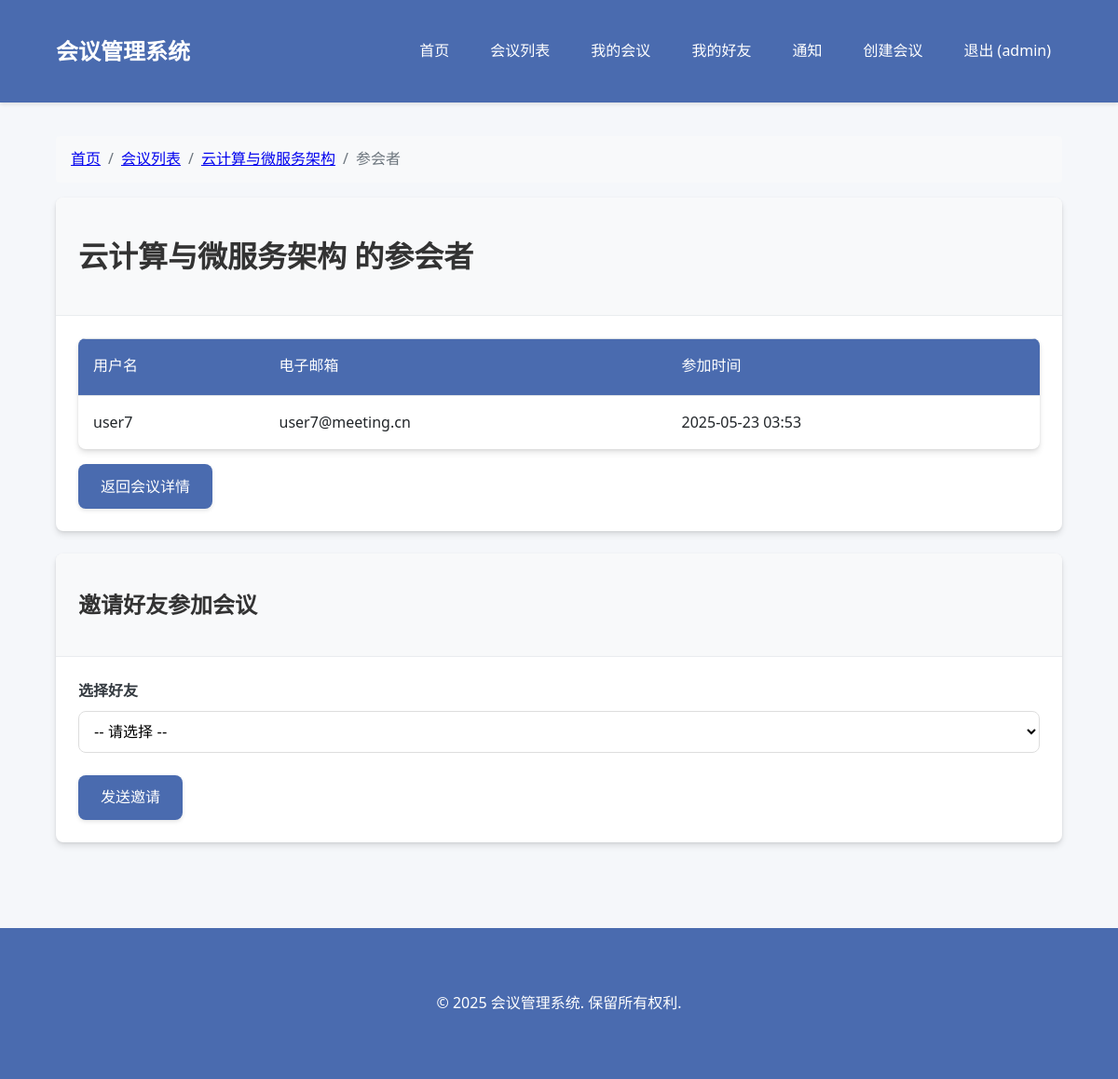
Page /api/registrations/attendees/6 (signed in) on the committed database.
### app/database.py (models this page shows)
class User(Base):
    __tablename__ = "users"  # 数据库表名
    id = Column(Integer, primary_key=True, index=True)  # 用户ID，主键
    username = Column(String, unique=True, index=True)  # 用户名，唯一
    email = Column(String, unique=True, index=True)  # 电子邮箱，唯一
    hashed_password = Column(String)  # 哈希后的密码
    is_admin = Column(Boolean, default=False)  # 是否为管理员
    created_at = Column(DateTime, default=datetime.utcnow)  # 创建时间
    conferences = relationship("Conference", back_populates="creator")  # 用户创建的会议
    registrations = relationship("Registration", back_populates="user")  # 用户参加的会议
    sent_friendships = relationship("Friendship", foreign_keys="Friendship.user_id", back_populates="user")  # 发起的好友关系
    received_friendships = relationship("Friendship", foreign_keys="Friendship.friend_id", back_populates="friend")  # 接收的好友关系
    notifications = relationship("Notification", foreign_keys="Notification.user_id", back_populates="user")  # 用户的通知

class Conference(Base):
    __tablename__ = "conferences"  # 数据库表名
    id = Column(Integer, primary_key=True, index=True)  # 会议ID，主键
    title = Column(String, index=True)  # 会议标题
    description = Column(Text)  # 会议描述
    date = Column(DateTime)  # 会议日期
    location = Column(String)  # 会议地点
    created_at = Column(DateTime, default=datetime.utcnow)  # 创建时间
    creator_id = Column(Integer, ForeignKey("users.id"))  # 创建者ID，外键
    creator = relationship("User", back_populates="conferences")  # 会议创建者
    agenda_items = relationship("AgendaItem", back_populates="conference", cascade="all, delete-orphan")  # 会议议程项
    registrations = relationship("Registration", back_populates="conference", cascade="all, delete-orphan")  # 会议参与者

class Registration(Base):
    __tablename__ = "registrations"  # 数据库表名
    id = Column(Integer, primary_key=True, index=True)  # 注册ID，主键
    user_id = Column(Integer, ForeignKey("users.id"))  # 用户ID，外键
    conference_id = Column(Integer, ForeignKey("conferences.id"))  # 会议ID，外键
    registered_at = Column(DateTime, default=datetime.utcnow)  # 注册时间
    user = relationship("User", back_populates="registrations")  # 参会用户
    conference = relationship("Conference", back_populates="registrations")  # 参加的会议

### app/routers/registrations.py (the view)
@router.get("/attendees/{conference_id}", response_class=HTMLResponse)
async def conference_attendees(
    request: Request,
    conference_id: int,
    db: Session = Depends(get_db),
):
    current_user = None
    token = request.cookies.get("access_token")
    if token and token.startswith("Bearer "):
        try:
            from app.dependencies import get_current_user
            current_user = await get_current_user(token.replace("Bearer ", ""), db)
        except:
            return RedirectResponse(url="/api/auth/login")
    else:
        return RedirectResponse(url="/api/auth/login")
    conference = conference_crud.get_conference(db, conference_id=conference_id)
    if not conference:
        raise HTTPException(status_code=404, detail="未找到会议")
    if conference.creator_id != current_user.id:
        raise HTTPException(status_code=403, detail="您无权查看此会议的参会者")
    registrations = registration_crud.get_registrations_by_conference(db, conference_id=conference_id)
    friends = friendship_crud.get_friends(db, user_id=current_user.id)
    if current_user.is_admin and not friends:
        all_users = user_crud.get_users(db)
        registered_user_ids = [reg.user_id for reg in registrations]
        available_friends = [user for user in all_users
                            if user.id != current_user.id and user.id not in registered_user_ids]
    else:
        registered_user_ids = [reg.user_id for reg in registrations]
        available_friends = [friend for friend in friends if friend.id not in registered_user_ids]
    return templates.TemplateResponse(
        "conferences/attendees.html",
        {
            "request": request,
            "conference": conference,
            "registrations": registrations,
            "current_user": current_user,
            "available_friends": available_friends,
        },
    )

### app/templates/conferences/attendees.html (shortened to what this page needs)
{% extends "base.html" %}
{% block content %}
<div class="page-transition">
    <nav aria-label="breadcrumb">
        <ol class="breadcrumb">
            <li class="breadcrumb-item"><a href="/">首页</a></li>
            <li class="breadcrumb-item"><a href="/api/conferences/">会议列表</a></li>
            <li class="breadcrumb-item"><a href="/api/conferences/{{ conference.id }}">{{ conference.title }}</a></li>
            <li class="breadcrumb-item active" aria-current="page">参会者</li>
        </ol>
    </nav>
    <div class="card mb-4">
        <div class="card-header">
            <h1>{{ conference.title }} 的参会者</h1>
        </div>
        <div class="card-body">
            {% if registrations %}
                <table class="table">
                    <thead>
                        <tr>
                            <th>用户名</th>
                            <th>电子邮箱</th>
                            <th>参加时间</th>
                        </tr>
                    </thead>
                    <tbody>
                        {% for registration in registrations %}
                            <tr>
                                <td>{{ registration.user.username }}</td>
                                <td>{{ registration.user.email }}</td>
                                <td>{{ registration.registered_at.strftime('%Y-%m-%d %H:%M') }}</td>
                            </tr>
                        {% endfor %}
                    </tbody>
                </table>
            {% else %}
                <div class="alert alert-info">暂无参会者参加此会议。</div>
            {% endif %}
            <a href="/api/conferences/{{ conference.id }}" class="btn btn-primary">返回会议详情</a>
        </div>
    </div>
    {% if available_friends %}
        <div class="card">
            <div class="card-header">
                <h2>邀请好友参加会议</h2>
            </div>
            <div class="card-body">
                <form method="post" action="/api/registrations/invite">
                    <div class="form-group">
                        <label for="friend_id">选择好友</label>
                        <select id="friend_id" name="friend_id" class="form-control" required>
                            <option value="">-- 请选择 --</option>
                        </select>
                    </div>
                    <button type="submit" class="btn btn-primary">发送邀请</button>
                </form>
            </div>
        </div>
    {% endif %}
</div>
{% endblock %}

### app/templates/base.html (shortened to what this page needs)
<!DOCTYPE html>
<html lang="zh-CN">
<head>
    <link rel="stylesheet" href="{{ url_for('static', path='/css/styles.css') }}">
</head>
<body>
    <header>
        <div class="container">
            <a href="/" class="logo">会议管理系统</a>
            <nav>
                <ul>
                    <li><a href="/">首页</a></li>
                    <li><a href="/api/conferences/">会议列表</a></li>
                    {% if current_user %}
                        <li><a href="/api/my-conferences/">我的会议</a></li>
                        <li><a href="/api/friends/">我的好友</a></li>
                        <li>
                            <a href="/api/notifications/">
                                通知
                            </a>
                        </li>
                        {% if current_user.is_admin %}
                            <li><a href="/api/conferences/create">创建会议</a></li>
                        {% endif %}
                        <li><a href="/api/auth/logout">退出 ({{ current_user.username }})</a></li>
                    {% else %}
                        <li><a href="/api/auth/login">登录</a></li>
                        <li><a href="/api/auth/register">注册账号</a></li>
                    {% endif %}
                </ul>
            </nav>
        </div>
    </header>
    <main class="container">
        {% block content %}{% endblock %}
    </main>
    <footer>
        <div class="container">
            <p>&copy; 2025 会议管理系统. 保留所有权利.</p>
        </div>
    </footer>
</body>
</html>

### app/static/css/styles.css (style rules this page uses)
:root { --primary-color: #4a6baf; --primary-hover: #3a5a9f; --secondary-color: #6c757d; --success-color: #28a745; --danger-color: #dc3545; --warning-color: #ffc107; --info-color: #17a2b8; --light-color: #f8f9fa; --dark-color: #343a40; --body-bg: #f5f7fa; --card-shadow: 0 4px 6px rgba(0, 0, 0, 0.1), 0 1px 3px rgba(0, 0, 0, 0.08); --transition-speed: 0.3s; --border-radius: 0.5rem; }
body { font-family: 'Segoe UI', Tahoma, Geneva, Verdana, sans-serif; line-height: 1.6; margin: 0; padding: 0; color: #333; background-color: var(--body-bg); transition: background-color var(--transition-speed); }
.container { width: 90%; max-width: 1200px; margin: 0 auto; padding: 20px; }
header { background-color: var(--primary-color); color: #fff; padding: 1rem 0; box-shadow: 0 2px 4px rgba(0, 0, 0, 0.1); position: sticky; top: 0; z-index: 1000; }
header .container { display: flex; justify-content: space-between; align-items: center; }
.logo { font-size: 1.5rem; font-weight: bold; text-decoration: none; color: #fff; transition: transform var(--transition-speed); }
nav ul { display: flex; list-style: none; margin: 0; padding: 0; }
nav ul li { margin-left: 20px; position: relative; }
nav ul li a { color: #fff; text-decoration: none; transition: all var(--transition-speed); padding: 0.5rem 0.75rem; border-radius: var(--border-radius); }
.form-group { margin-bottom: 1.5rem; }
label { display: block; margin-bottom: 0.5rem; font-weight: 600; color: var(--dark-color); }
input[type="text"], input[type="email"], input[type="password"], input[type="datetime-local"], textarea, select { width: 100%; padding: 0.75rem; border: 1px solid #ddd; border-radius: var(--border-radius); font-size: 1rem; transition: border-color var(--transition-speed), box-shadow var(--transition-speed); background-color: #fff; }
.btn { display: inline-block; font-weight: 500; text-align: center; white-space: nowrap; vertical-align: middle; user-select: none; border: none; padding: 0.75rem 1.5rem; font-size: 1rem; line-height: 1.5; border-radius: var(--border-radius); transition: all var(--transition-speed); cursor: pointer; text-decoration: none; box-shadow: 0 2px 4px rgba(0, 0, 0, 0.1); }
.btn-primary { color: #fff; background-color: var(--primary-color); }
.card { background-color: #fff; border-radius: var(--border-radius); box-shadow: var(--card-shadow); margin-bottom: 1.5rem; overflow: hidden; transition: transform var(--transition-speed), box-shadow var(--transition-speed); }
.card-header { padding: 1rem 1.5rem; background-color: #f8f9fa; border-bottom: 1px solid #e9ecef; font-weight: 600; }
.card-body { padding: 1.5rem; }
table { width: 100%; margin-bottom: 1rem; color: #212529; border-collapse: separate; border-spacing: 0; border-radius: var(--border-radius); overflow: hidden; box-shadow: var(--card-shadow); }
table th, table td { padding: 1rem; vertical-align: middle; border-top: 1px solid #dee2e6; text-align: left; }
table thead th { vertical-align: bottom; background-color: var(--primary-color); color: white; border-bottom: 2px solid var(--primary-color); font-weight: 500; }
footer { background-color: var(--primary-color); color: #fff; padding: 2rem 0; margin-top: 3rem; text-align: center; }
.breadcrumb { display: flex; flex-wrap: wrap; padding: 0.75rem 1rem; margin-bottom: 1rem; list-style: none; background-color: #f8f9fa; border-radius: 0.25rem; }
.breadcrumb-item + .breadcrumb-item { padding-left: 0.5rem; }
.breadcrumb-item + .breadcrumb-item::before { display: inline-block; padding-right: 0.5rem; color: #6c757d; content: "/"; }
.breadcrumb-item.active { color: #6c757d; }
.mb-4 { margin-bottom: 1.5rem; }
.page-transition { animation: fadeIn 0.5s ease-in-out; }

### rows in the picture
User: username "admin"
Conference: title "云计算与微服务架构"
Registration: user.username "user7", user.email "user7@meeting.cn", registered_at "2025-05-23 03:53"
